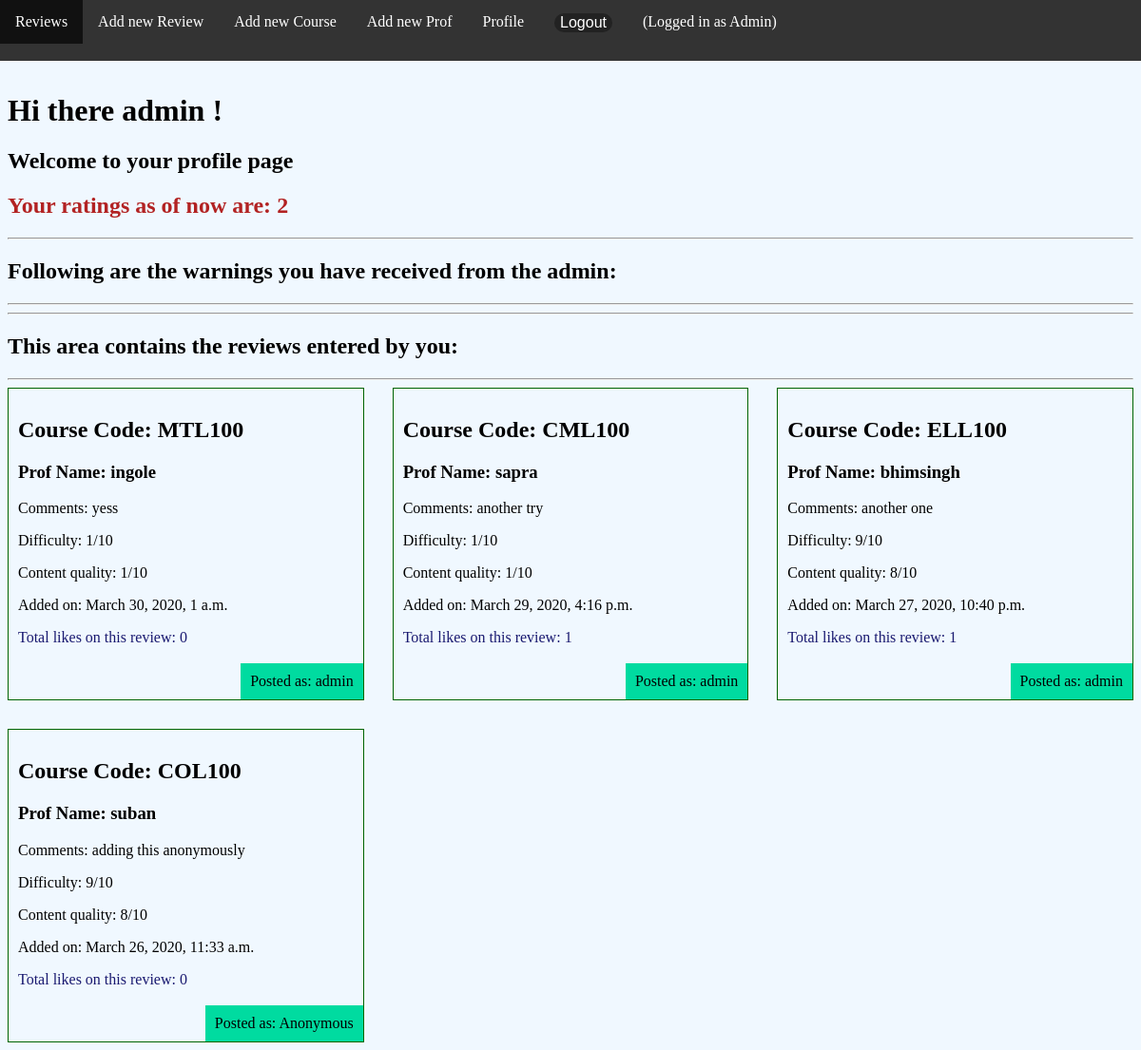
/accounts/profile/ (signed in), run on the app's committed database.
### accounts/models.py (models this page shows, shortened)
class LikesCount(models.Model):
    user = models.OneToOneField(User, on_delete=models.CASCADE, default=None)
    userlikes = models.IntegerField(default=0)

### review/models.py (models this page shows)
class Review(models.Model):
    code = models.ForeignKey(Course, on_delete=models.CASCADE, null=True)
    prof = models.ForeignKey(Prof, on_delete=models.CASCADE, null=True)
    comment = models.TextField()
    difficulty = models.IntegerField(
        default=1,
        validators=[MaxValueValidator(10), MinValueValidator(1)]
    )
    contentquality = models.IntegerField(
        default=1,
        validators=[MaxValueValidator(10), MinValueValidator(1)]
    )
    BOOL_CHOICES = ((False, 'No'), (True, 'Yes'))
    anonymous = models.BooleanField(choices=BOOL_CHOICES, default=False)
    author = models.ForeignKey(User, on_delete=models.CASCADE, default=None)
    date = models.DateTimeField(auto_now=True)
    report = models.BooleanField(
        choices=BOOL_CHOICES, default=False, null=True)
    likes = models.ManyToManyField(User, related_name="likes", blank=True)
    dislikes = models.ManyToManyField(
        User, related_name="dislikes", blank=True)

class Course(models.Model):
    courseName = models.CharField(max_length=50)
    def __str__(self):
        return self.courseName

class Prof(models.Model):
    profname = models.CharField(max_length=100)
    def __str__(self):
        return self.profname

### accounts/views.py (the view)
@login_required(login_url="/accounts/login")
def profile_view(request):
    ratings = LikesCount.objects.all()
    reviews = Review.objects.all().order_by('-date')
    warnings = Warning.objects.all().order_by('-date')
    return render(request, 'accounts/profile.html', {'reviews': reviews, 'warnings': warnings, 'ratings': ratings})

### accounts/templates/accounts/profile.html (shortened to what this page needs)
{% extends 'base_layout.html' %}
{% block content %}
<h1>Hi there {{request.user}} ! </h1>
<h2>Welcome to your profile page</h2>
<h2 style="color:firebrick;">Your ratings as of now are:
    {% for obj in ratings %}
    {% if obj.user == request.user %}
    {{ obj.userlikes }}
    {% endif %}
    {% endfor %}
</h2>
<hr>
<h2>Following are the warnings you have received from the admin: </h2>
<hr>
<hr>
<h2>This area contains the reviews entered by you: </h2>
<hr>
<div class="reviews">
    {% for review in reviews  %}
    {% if review.author == request.user %}
    <div class="review">
        <h2>Course Code: {{review.code}} </h2>
        <h3>Prof Name: {{review.prof}}</h3>
        <p>Comments: {{review.comment}} </p>
        <p>Difficulty: {{review.difficulty}}/10</p>
        <p>Content quality: {{review.contentquality}}/10</p>
        <p>Added on: {{review.date}} </p>
        <p style="color:midnightblue;">
            Total likes on this review: {{review.likes.count}}
        </p>
        <p class="author">Posted as:
            {% if review.anonymous %}
            Anonymous
            {% else %}
            {{review.author.username}}
            {% endif %}
        </p>
    </div>
    {% endif %}
    {% endfor  %}
</div>
{% endblock %}

### assets/styles.css (style rules this page uses)
.reviews { display: grid; grid-template-columns: 1fr 1fr 1fr; grid-gap: 30px; }
.review { padding: 10px; border: 1px solid darkgreen; position: relative; padding-bottom: 40px; }
.review .author { padding: 10px; background: #00dba0; position: absolute; right: 0; bottom: 0; margin: 0; }
body { padding-top: 90px; }
body { background-color: aliceblue; }

### data on the page
LikesCount: userlikes "2"
Review: code "MTL100", prof "ingole", comment "yess", difficulty "1", contentquality "1", date "March 30, 2020, 1 a.m.", likes.count "0", author.username "admin"
Review: code "CML100", prof "sapra", comment "another try", difficulty "1", contentquality "1", date "March 29, 2020, 4:16 p.m.", likes.count "1", author.username "admin"
Review: code "ELL100", prof "bhimsingh", comment "another one", difficulty "9", contentquality "8", date "March 27, 2020, 10:40 p.m.", likes.count "1", author.username "admin"
Review: code "COL100", prof "suban", comment "adding this anonymously", difficulty "9", contentquality "8", date "March 26, 2020, 11:33 a.m.", likes.count "0", anonymous "Anonymous"

### other printed values
{{ request.user }} "admin"
